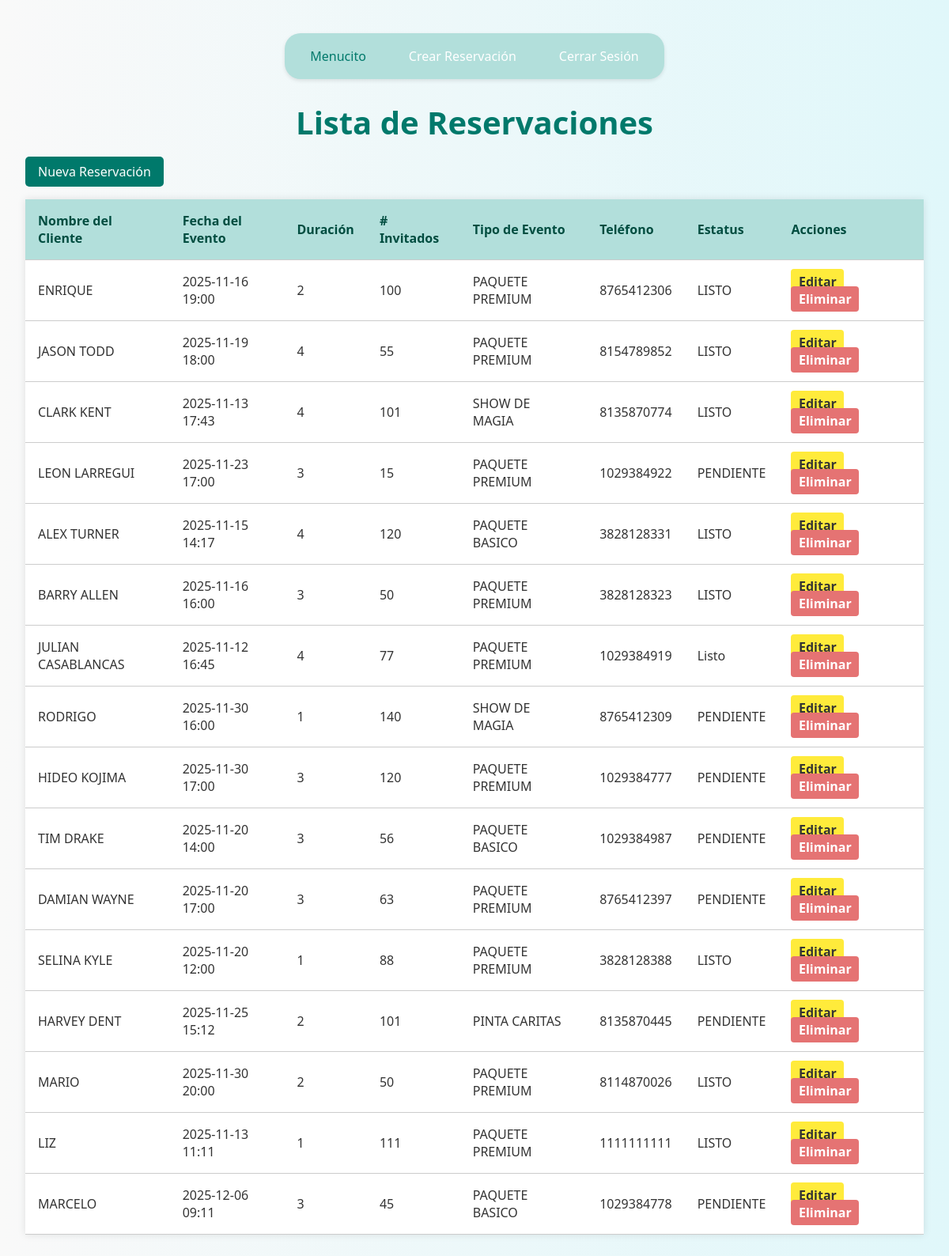
Page /listar/ (signed in) on the earlier database version.
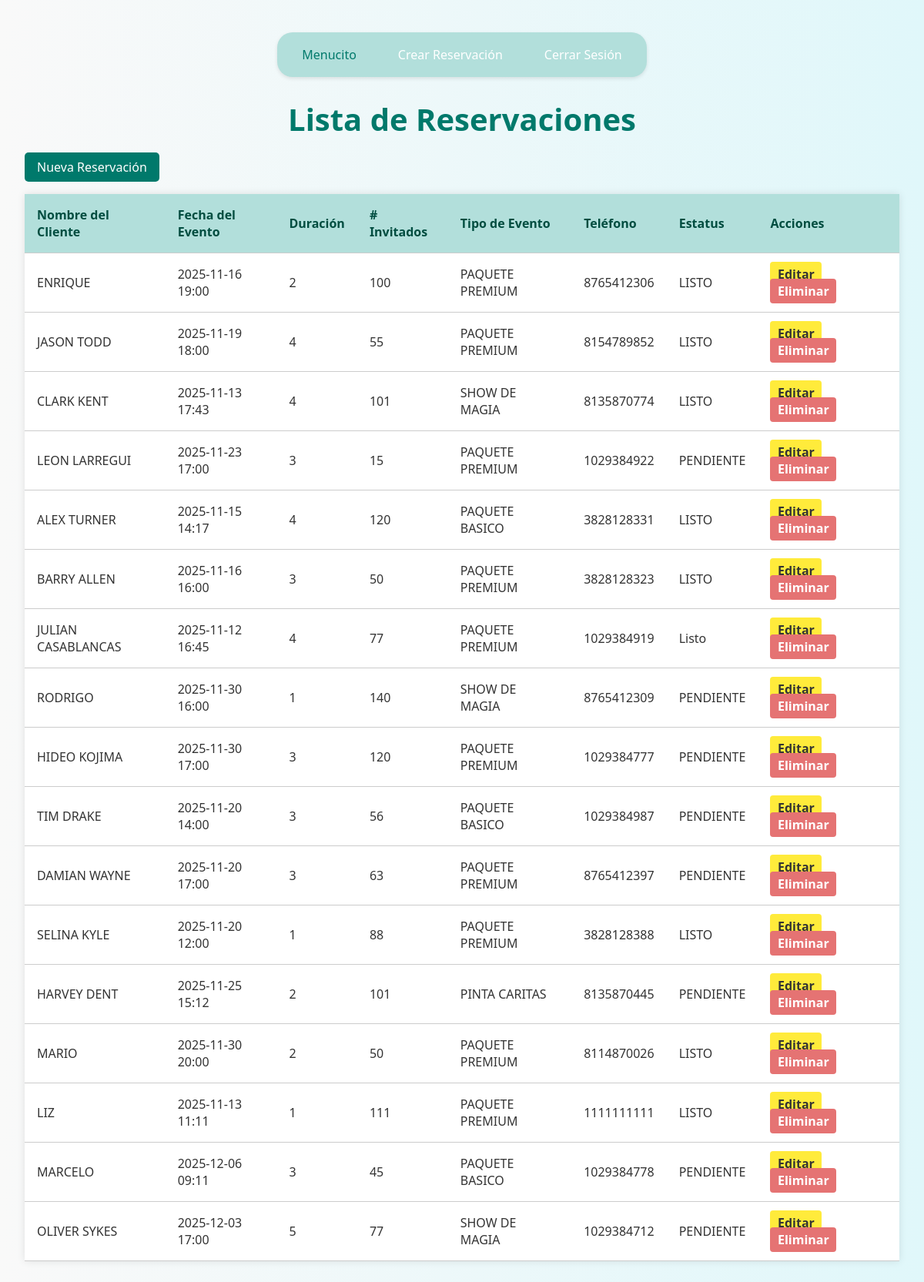
Same page on the later database version.
### app/models.py (models this page shows, shortened)
class RESERVACION(models.Model):
    nombre_cliente = models.CharField(max_length=100)
    fecha_evento = models.DateTimeField()
    duracion_horas = models.IntegerField(default=4)
    num_invitados = models.IntegerField()
    tipo_evento = models.CharField(max_length=50)
    telefono_contacto = models.CharField(max_length=15)
    estatus = models.CharField(max_length=20, default='PENDIENTE')
    @property
    def estatus_actualizado(self):
        if self.fecha_evento < timezone.now():
            return "Listo"
        return self.estatus

### app/views.py (the view)
# urls.py: path('listar/', views.listar_reservaciones, name='listar'),
@login_required
@user_passes_test(is_admin)
def listar_reservaciones(request):
    reservaciones = RESERVACION.objects.all()
    return render(request, 'listar.html', {'reservaciones': reservaciones})

### app/views.py (called while the page is built)
def is_admin(user):
    return user.is_superuser

### app/templates/listar.html (shortened to what this page needs)
{% load static %}
<!DOCTYPE html>
<html lang="es" translate="no">
<head>
    <link rel="stylesheet" href="{% static 'css/stylelistar.css' %}">
</head>
<body>
    {% include 'menu.html' %}
    <h1>Lista de Reservaciones</h1>
    <a class="boton-nuevo" href="{% url 'crear' %}">Nueva Reservación</a>
    <table class="tabla-productos">
        <thead>
            <tr>
                <th>Nombre del Cliente</th>
                <th>Fecha del Evento</th>
                <th>Duración</th>
                <th># Invitados</th>
                <th>Tipo de Evento</th>
                <th>Teléfono</th>
                <th>Estatus</th>
                <th>Acciones</th>
            </tr>
        </thead>
        <tbody>
            {% for reservacion in reservaciones %}
            <tr>
                <td>{{ reservacion.nombre_cliente }}</td>
                <td>{{ reservacion.fecha_evento|date:"Y-m-d H:i" }}</td>
                <td>{{ reservacion.duracion_horas }}</td>
                <td>{{ reservacion.num_invitados }}</td>
                <td>{{ reservacion.tipo_evento }}</td>
                <td>{{ reservacion.telefono_contacto }}</td>
                <td>{{ reservacion.estatus_actualizado }}</td>
                <td>
                    <a class="boton-editar" href="{% url 'editar' reservacion.id %}">Editar</a>
                    <a class="boton-eliminar" href="{% url 'eliminar' reservacion.id %}" onclick="return confirmarEliminacion(event)">Eliminar</a>
                </td>
            </tr>
            {% empty %}
            <tr>
                <td colspan="7" class="text-center text-muted">No hay reservaciones registradas.</td>
            </tr>
            {% endfor %}
        </tbody>
    </table>
</body>
</html>

Differences in the rows shown:
added RESERVACION: nombre_cliente "OLIVER SYKES", fecha_evento "2025-12-03 17:00", duracion_horas "5", num_invitados "77", tipo_evento "SHOW DE MAGIA", telefono_contacto "1029384712", estatus_actualizado "PENDIENTE"
